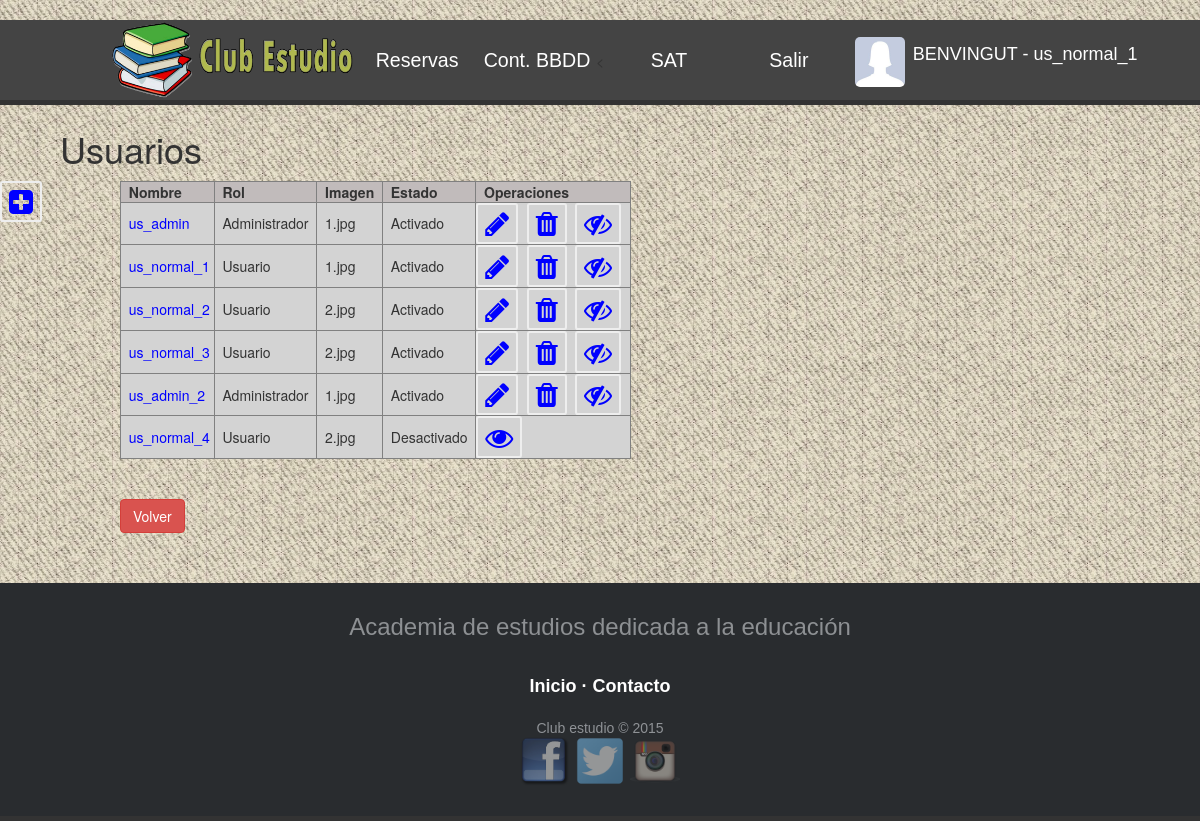
Screenshot of /AdministrarUser.php (signed in) with the database file from the repository.
### tables this page shows
CREATE TABLE IF NOT EXISTS `usuario` (
  `id_user` int(11) NOT NULL,
  `nom` varchar(30) NOT NULL,
  `pass` varchar(30) NOT NULL,
  `rol` tinyint(4) NOT NULL,
  `img` varchar(50) NOT NULL,
  `Activo` tinyint(4) NOT NULL
);

### AdministrarUser.php (the view, shortened to what this page needs)
<?php
	include_once 'header_admin.php';
?>
<?php
	$con = mysqli_connect('localhost', 'root', '', 'club_estudio');
	$sql = "SELECT * FROM usuario ORDER BY Activo DESC";
	$datos = mysqli_query($con, $sql);
?>
<div style= " margin-left: 5%; margin-top: 2% ">
	<h1>Usuarios</h1>
</div>
<div>
	<a style='color: blue' href="insertUser.php"><i class='fa fa-plus-square fa-2x fa-pull-left fa-border'></i></a>
<div>
<div style= "margin-left: 10%; margin-top: 1% ">
	<table border style= "background-color:lightgrey">
		<tr style= "background-color:#c1bbbb">
			<th>&nbsp Nombre &nbsp</th>
			<th>&nbsp Rol &nbsp</th>
			<th>&nbsp Imagen &nbsp</th>
			<th>&nbsp Estado &nbsp</th>
			<th>&nbsp Operaciones &nbsp</th>
		</tr>
		<?php
			while ($prod = mysqli_fetch_array($datos)){
				echo "<td>";
				echo "&nbsp <a style='color: blue' href='verDetallesUser.php?id=$prod[id_user]'>$prod[nom]</a>&nbsp";
				echo "</td><td>";
				if($prod['rol']==1){
					echo "&nbsp Administrador &nbsp";
				} else {
					echo "&nbsp Usuario &nbsp";
				}
				echo "</td><td>&nbsp $prod[img] &nbsp</td><td>";
				if($prod['Activo']==1){
					echo "&nbsp Activado &nbsp";
				} else {
					echo "&nbsp Desactivado &nbsp";
				}
				echo "</td><td>";
				if($prod['Activo']==1){
					echo "<a style='color: blue' href='modificarUser.php?id=$prod[id_user]'><i class='fa fa-pencil fa-2x fa-pull-left fa-border' title='modificar'></i></a>";
				}
				if($prod['Activo']==1){
					echo "<a style='color: blue' href='eliminarUser.php?id=$prod[id_user]'><i class='fa fa-trash fa-2x fa-pull-left fa-border' title='borrar'></i></a>";
				}
				if($prod['Activo']==1){
					echo "<a style='color: blue' href='ac_desacUser.proc.php?id=$prod[id_user]'><i class='fa fa-eye-slash fa-2x fa-pull-left fa-border' title='desactivar'></i></a>";
				} else {
					echo "<a style='color: blue' href='ac_desacUser.proc.php?id=$prod[id_user]'><i class='fa fa-eye fa-2x fa-pull-left fa-border' title='activar'></i></a>";
				}
				echo "</td></tr>";
			}
		?>
	</table>
</div>
<br><br>
<div class="btn btn-danger" style = "margin-left: 10%">
				<a font color= "black" href="contBBDD.php">Volver</a>
		</div>
<?php
	include_once 'footer.php';
?>

### css/style.css (style rules this page uses)
body { padding-top: 20px; }
body { background-image:url("../img/background.jpg"); color: #333; font-family: "Helvetica Neue",Helvetica,Arial,sans-serif; font-size: 14px; line-height: 1.42857; }
a { color: #fff; text-decoration: none; }

### rows the page displays
usuario: nom "us_admin", rol "Administrador", img "1.jpg", Activo "Activado"
usuario: nom "us_normal_1", rol "Usuario", img "1.jpg", Activo "Activado"
usuario: nom "us_normal_2", rol "Usuario", img "2.jpg", Activo "Activado"
usuario: nom "us_normal_3", rol "Usuario", img "2.jpg", Activo "Activado"
usuario: nom "us_admin_2", rol "Administrador", img "1.jpg", Activo "Activado"
usuario: nom "us_normal_4", rol "Usuario", img "2.jpg", Activo "Desactivado"

### other values shown
$nomUsuari "us_normal_1"
